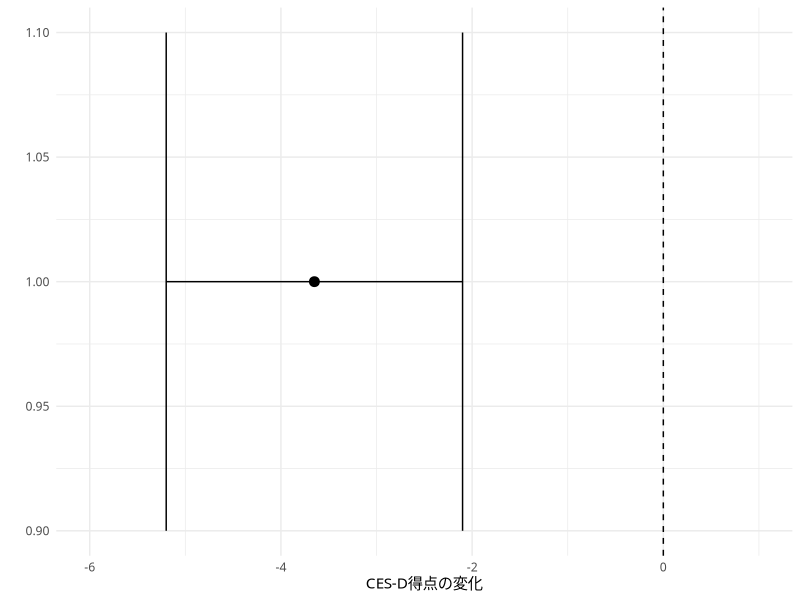
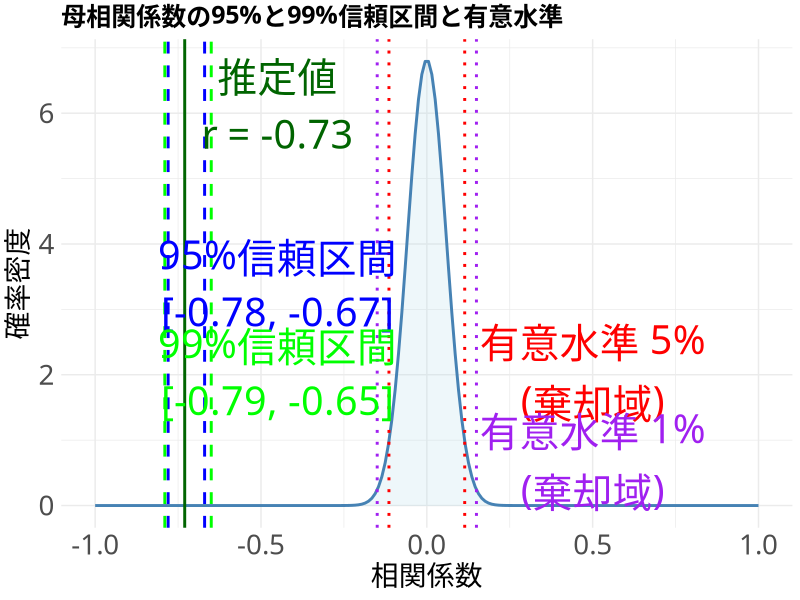
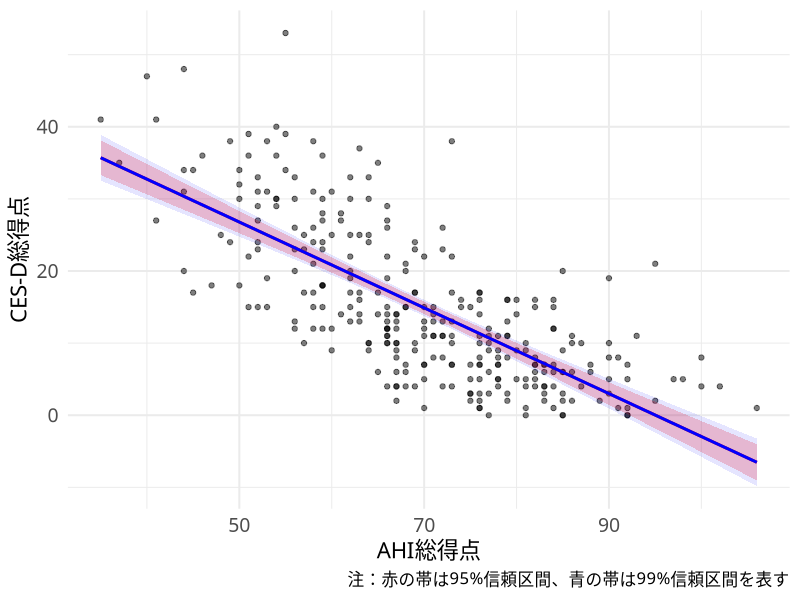
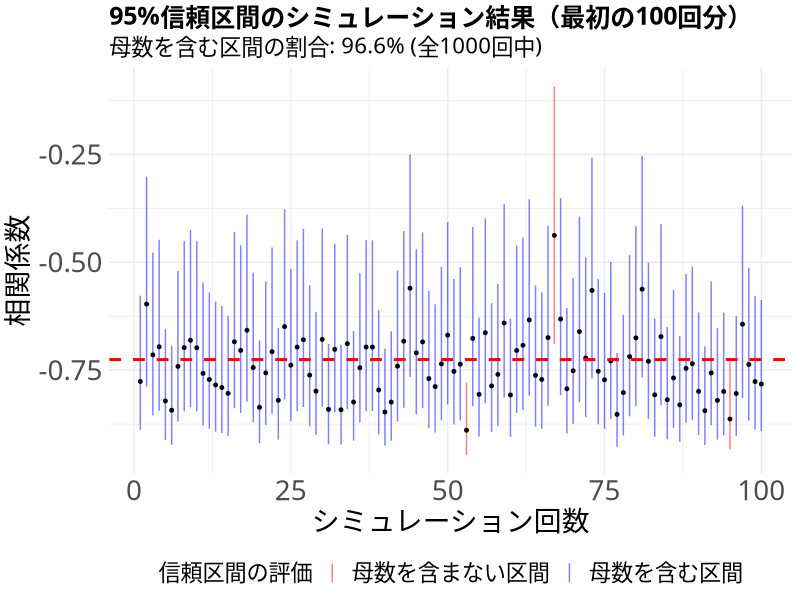
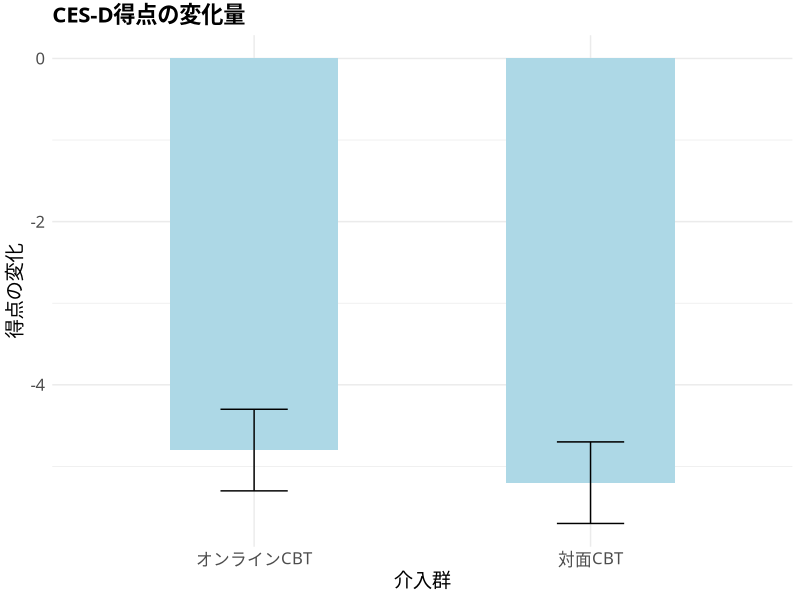

The R script that drew these images, in order:
## ---- chunk 1
# 必要なライブラリの読み込み
library(tidyverse) 
library(knitr)
library(rmarkdown)
library(magrittr)
library(kableExtra)
# knitrのオプション設定
opts_chunk$set(
  echo = FALSE,
  warning = FALSE,
  message = FALSE,
  fig.width = 10,
  fig.height = 6,
  dpi = 300
)
# ggplot2の日本語フォント設定を修正
theme_set(theme_minimal(base_family = "HiraginoSans-W3"))  # MacOS用の日本語フォント
## ---- chunk 2
  #| echo: false
  #| fig-width: 6
  #| fig-height: 2
  library(ggplot2)
  ggplot() +
    geom_vline(xintercept = 0, linetype = "dashed") +
    geom_errorbarh(aes(y = 1, xmin = -5.2, xmax = -2.1, height = 0.2)) +
    geom_point(aes(x = -3.65, y = 1), size = 3) +
    scale_x_continuous(limits = c(-6, 1)) +
    theme_minimal(base_family = "HiraginoSans-W3") +  # テーマのフォント設定を追加
    labs(x = "CES-D得点の変化", y = "")
## ---- chunk 3
#| echo: true
ahi_cesd <- read.csv("data/ahicesd.csv") # データの読み込み
## ---- chunk 4
#| echo: true
#| warning: false
#| message: false
baseline_data <- subset(ahi_cesd, occasion == 0)  # ベースライン（occasion = 0）のデータのみを抽出
baseline_scores <- baseline_data[, c("ahiTotal", "cesdTotal")] # 分析に必要な変数（AHIとCES-Dの得点）のみを選択
# 95%信頼区間
correlation_result_95 <- cor.test(# 結果をオブジェクトとして格納
  x = baseline_scores$ahiTotal,    # 幸福感得点
  y = baseline_scores$cesdTotal,   # 抑うつ得点
  method = "pearson",              # ピアソンの相関係数を使用
  alternative = "two.sided")
# 99%信頼区間
correlation_result_99 <- cor.test( # 結果をオブジェクトとして格納
  x = baseline_scores$ahiTotal,    # 幸福感得点
  y = baseline_scores$cesdTotal,   # 抑うつ得点
  method = "pearson",              # ピアソンの相関係数を使用
  alternative = "two.sided",
  conf.level = 0.99)
## ---- chunk 5
#| echo: true
#| warning: false
#| message: false
print(correlation_result_95)
print(correlation_result_99)
## ---- chunk 6
#| echo: false
#| fig-width: 17
#| fig-height: 7

# 相関係数の分布を描画
r_range <- seq(-1, 1, length.out = 200)
n <- nrow(baseline_scores) # サンプルサイズ
z <- 0.5 * log((1 + r_range)/(1 - r_range)) # Fisher's z変換
se <- 1/sqrt(n - 3) # 標準誤差
density <- dnorm(z, 0, se) * (1 - r_range^2)

# データフレームの作成
plot_data <- data.frame(r = r_range, density = density)

# 有意水準5%に対応する相関係数の臨界値を計算
critical_z_95 <- qnorm(0.975) # 両側5%の場合は97.5%点を使用
critical_r_95 <- (exp(2 * critical_z_95 * se) - 1)/(exp(2 * critical_z_95 * se) + 1)

# 有意水準1%に対応する相関係数の臨界値を計算
critical_z_99 <- qnorm(0.995) # 両側1%の場合は99.5%点を使用
critical_r_99 <- (exp(2 * critical_z_99 * se) - 1)/(exp(2 * critical_z_99 * se) + 1)

# プロット作成
ggplot(plot_data, aes(x = r, y = density)) +
  # 正規分布全体を薄い青で塗りつぶし
  geom_area(aes(y = density), fill = "lightblue", alpha = 0.2) +
  # メインの曲線
  geom_line(linewidth = 1, color = "steelblue") +
  # 95%有意水準の境界を点線で表示
  geom_vline(xintercept = c(-critical_r_95, critical_r_95),
             linetype = "dotted",
             color = "red",
             linewidth = 1) +
  # 99%有意水準の境界を点線で表示
  geom_vline(xintercept = c(-critical_r_99, critical_r_99),
             linetype = "dotted",
             color = "purple",
             linewidth = 1) +
  # 95%信頼区間の境界を破線で表示
  geom_vline(xintercept = c(-0.78, -0.67),
             linetype = "dashed",
             color = "blue",
             linewidth = 1) +
  # 99%信頼区間の境界を破線で表示
  geom_vline(xintercept = c(-0.79, -0.65),
             linetype = "dashed",
             color = "green",
             linewidth = 1) +
  # 推定値の位置
  geom_vline(xintercept = -0.73,
             color = "darkgreen",
             linewidth = 1) +
  # アノテーション
  annotate("text", x = -0.45, y = max(plot_data$density) * 0.9,
           label = "推定値\nr = -0.73",
           color = "darkgreen",
           size = 10,
           family = "HiraginoSans-W3") +
  annotate("text", x = -0.45, y = max(plot_data$density) * 0.5,
           label = "95%信頼区間\n[-0.78, -0.67]",
           color = "blue",
           size = 10,
           family = "HiraginoSans-W3") +
  annotate("text", x = -0.45, y = max(plot_data$density) * 0.3,
           label = "99%信頼区間\n[-0.79, -0.65]",
           color = "green",
           size = 10,
           family = "HiraginoSans-W3") +
  annotate("text", x = 0.5, y = max(plot_data$density) * 0.3,
           label = "有意水準 5%\n(棄却域)",
           color = "red",
           size = 10,
           family = "HiraginoSans-W3") +
  annotate("text", x = 0.5, y = max(plot_data$density) * 0.1,
           label = "有意水準 1%\n(棄却域)",
           color = "purple",
           size = 10,
           family = "HiraginoSans-W3") +
  # ラベルとテーマ
  labs(
    title = "母相関係数の95%と99%信頼区間と有意水準",
    x = "相関係数",
    y = "確率密度"
  ) +
  theme_minimal(base_family = "HiraginoSans-W3") +
  theme(
    plot.title = element_text(size = 18, face = "bold"),
    axis.title = element_text(size = 20),
    axis.text = element_text(size = 20)
  )
## ---- chunk 7
#| echo: false

# 散布図の作成
ggplot(baseline_scores, aes(x = ahiTotal, y = cesdTotal)) +
  # 散布図のポイントを描画（透明度0.5）
  geom_point(alpha = 0.5) +
  # 95%信頼区間の回帰直線を追加
  geom_smooth(method = "lm", se = TRUE, color = "red", fill = "red", alpha = 0.2) +
  # 99%信頼区間の回帰直線を追加
  geom_smooth(method = "lm", se = TRUE, level = 0.99, color = "blue", fill = "blue", alpha = 0.1) +
  # ラベルの設定
  labs(
    x = "AHI総得点",
    y = "CES-D総得点",
    caption = "注：赤の帯は95%信頼区間、青の帯は99%信頼区間を表す"
  ) +
  theme_minimal(base_size = 15, base_family = "HiraginoSans-W3") +  # 日本語フォントを指定
  theme(
    plot.title = element_text(size = 18,
    face = "bold",
    family = "HiraginoSans-W3"),
    axis.title = element_text(size = 16,
    family = "HiraginoSans-W3"),
    axis.text = element_text(size = 14,
    family = "HiraginoSans-W3")
  )
## ---- chunk 8
#| echo: true
n_sims <- 1000      # シミュレーション回数を定義
sample_size <- 30   # サンプルサイズ
true_cor <- cor(baseline_data$ahiTotal, baseline_data$cesdTotal)  # 母相関係数
# 結果格納用のデータフレーム作成
results <- data.frame(
  sim_number = 1:n_sims,
  estimate = numeric(n_sims),
  ci_lower = numeric(n_sims),
  ci_upper = numeric(n_sims),
  contains_true = logical(n_sims)
)
set.seed(123)  # 再現性のために乱数シードを固定
for(i in 1:n_sims) {
  # 無作為抽出とデータ分析
  sample_data <- baseline_data[sample(1:nrow(baseline_data), 
                                    sample_size, replace = TRUE), ]
  test_result <- cor.test(sample_data$ahiTotal, sample_data$cesdTotal)
  
  # 結果の記録
  results[i, 2:5] <- c(test_result$estimate,
                       test_result$conf.int,
                       between(true_cor, test_result$conf.int[1], 
                              test_result$conf.int[2]))
}
## ---- chunk 9
#| echo: false
#| fig.width: 17
#| fig.height: 7

# 母数を含む区間の割合を計算
coverage_rate <- mean(results$contains_true) * 100

# 結果のプロット
ggplot(results[1:100,], aes(x = sim_number)) + 
  # 信頼区間を線分で表示
  geom_linerange(aes(ymin = ci_lower, ymax = ci_upper,
                     color = factor(contains_true)), # factorに変換
                 alpha = 0.5) +
  # 推定値を点で表示
  geom_point(aes(y = estimate), size = 1) +
  # 真の値を水平線で表示
  geom_hline(yintercept = true_cor, 
             linetype = "dashed", 
             color = "red", 
             linewidth = 1) +
  # 色の設定
  scale_color_manual(values = c("red", "blue"),
                    labels = c("母数を含まない区間", "母数を含む区間")) +
  # ラベルの設定
  labs(title = "95%信頼区間のシミュレーション結果（最初の100回分）",
       subtitle = sprintf("母数を含む区間の割合: %.1f%% (全%d回中)", 
                         mean(results$contains_true) * 100, n_sims),
       x = "シミュレーション回数",
       y = "相関係数",
       color = "信頼区間の評価") +
  # テーマの設定
  theme_minimal(base_family = "HiraginoSans-W3") +
  theme(
    plot.title = element_text(size = 18, face = "bold"),
    plot.subtitle = element_text(size = 16),
    axis.title = element_text(size = 20),
    axis.text = element_text(size = 20),
    legend.text = element_text(size = 16),
    legend.title = element_text(size = 16),
    legend.position = "bottom"
  )
## ---- chunk 10
  #| echo: false
  #| fig-width: 8
  #| fig-height: 4
  library(ggplot2)
  
  # データフレームの作成
  df <- data.frame(
    group = c("対面CBT", "オンラインCBT"),
    mean = c(-5.2, -4.8),
    se = c(0.5, 0.5)
  )
  
  ggplot(df, aes(x = group, y = mean)) +
    geom_bar(stat = "identity", fill = "lightblue", width = 0.5) +
    geom_errorbar(aes(ymin = mean - se, ymax = mean + se), width = 0.2) +
    labs(title = "CES-D得点の変化量",
         x = "介入群",
         y = "得点の変化") +
    theme_minimal(base_family = "HiraginoSans-W3") +
    theme(
      plot.title = element_text(size = 16, face = "bold"),
      axis.title = element_text(size = 14),
      axis.text = element_text(size = 12)
    )
## ---- chunk 11
#| echo: true
library(pwr)# 要インストール
power_analysis <- pwr.r.test(　# 相関検定における検出力分析の関数
  r = 0.73,        # 演習1での効果量
  power = 0.80,    # 目標とする検出力
  sig.level = 0.05,# 有意水準
  alternative = "two.sided"  # 両側検定
)
print(power_analysis)　# 結果の表示
## ---- chunk 12
#| echo: true
#| eval: true 
num_simulations <- 10000  # シミュレーション回数
sample_size <- 12        # サンプルサイズ
significant_results <- 0 # 有意な結果のカウンター

# シミュレーションの実行
set.seed(2025)  # 再現性のために乱数シードを設定
for(i in 1:num_simulations) {
  # 12名をランダムに抽出
  sample_indices <- sample(nrow(baseline_data), sample_size)
  sample_data <- baseline_data[sample_indices, ]
  
  # 相関分析の実行
  test_result <- cor.test(
    sample_data$ahiTotal, 
    sample_data$cesdTotal,
    method = "pearson"
  )
  
  # 有意な結果（p < .05）をカウント
  if(test_result$p.value < 0.05) {
    significant_results <- significant_results + 1
  }
}

# 検出力（有意な結果の割合）の計算
empirical_power <- significant_results / num_simulations
print(paste("シミュレーションによる検出力:", 
            round(empirical_power, 3)))  # 小数点以下3桁で丸めて表示
